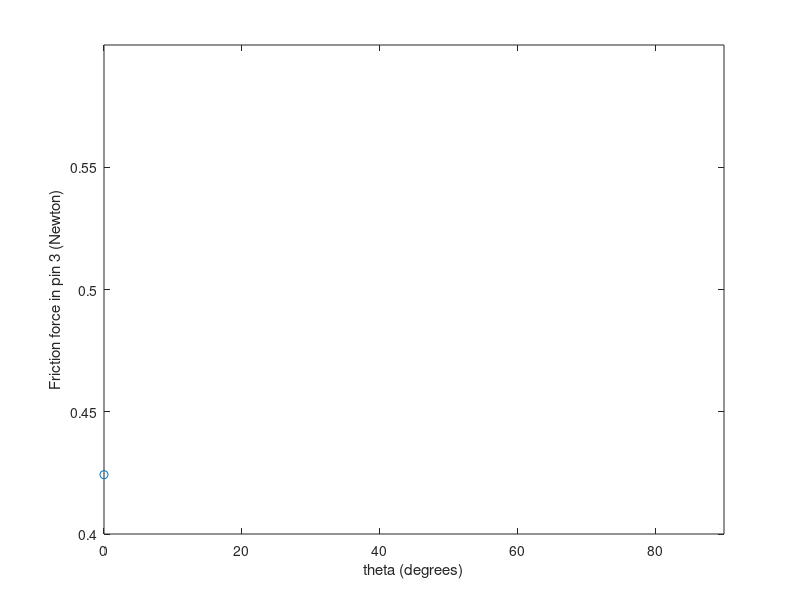

MATLAB code for this plot:
% Constants
r = 150         % milimeters waferRadius
h = 120         % milimeters waferRadius*cos(flatAngle)
L_12 = 100      % milimeters d_pins!

% Variables
theta = deg2rad(0)          % degrees Angle of Pin1
phi = deg2rad(45)           % degrees Angle of nesting force
F_n = 1.5                   % Newton  Nesting force angle
mu = 0.4                    % Friction coefficient between copper and silicon (approximately)

% Solve matrix to get F1, F2 and F3 
M_1 = [0 0 cos(theta); 1 1 -sin(theta) ; L_12 0 (-cos(theta)*(r*sin(theta) + h) + sin(theta)*(r*cos(theta) - 0.5*L_12))];
M_2 = F_n * [cos(phi) ; sin(phi) ; (-cos(phi)*(r*sin(phi) + h) + sin(phi)*(0.5*L_12 + r*cos(phi)))];
F_123 = linsolve(M_1,M_2)
F_1 = F_123(1)
F_2 = F_123(2)
F_3 = F_123(3)

% Friction force
F_3_friction = F_3 * mu
plot(rad2deg(theta),F_3_friction,'o')
xlim([0 90])
ylim([0.4 0.6])
xlabel('theta (degrees)')
ylabel('Friction force in pin 3 (Newton)')
hold on
